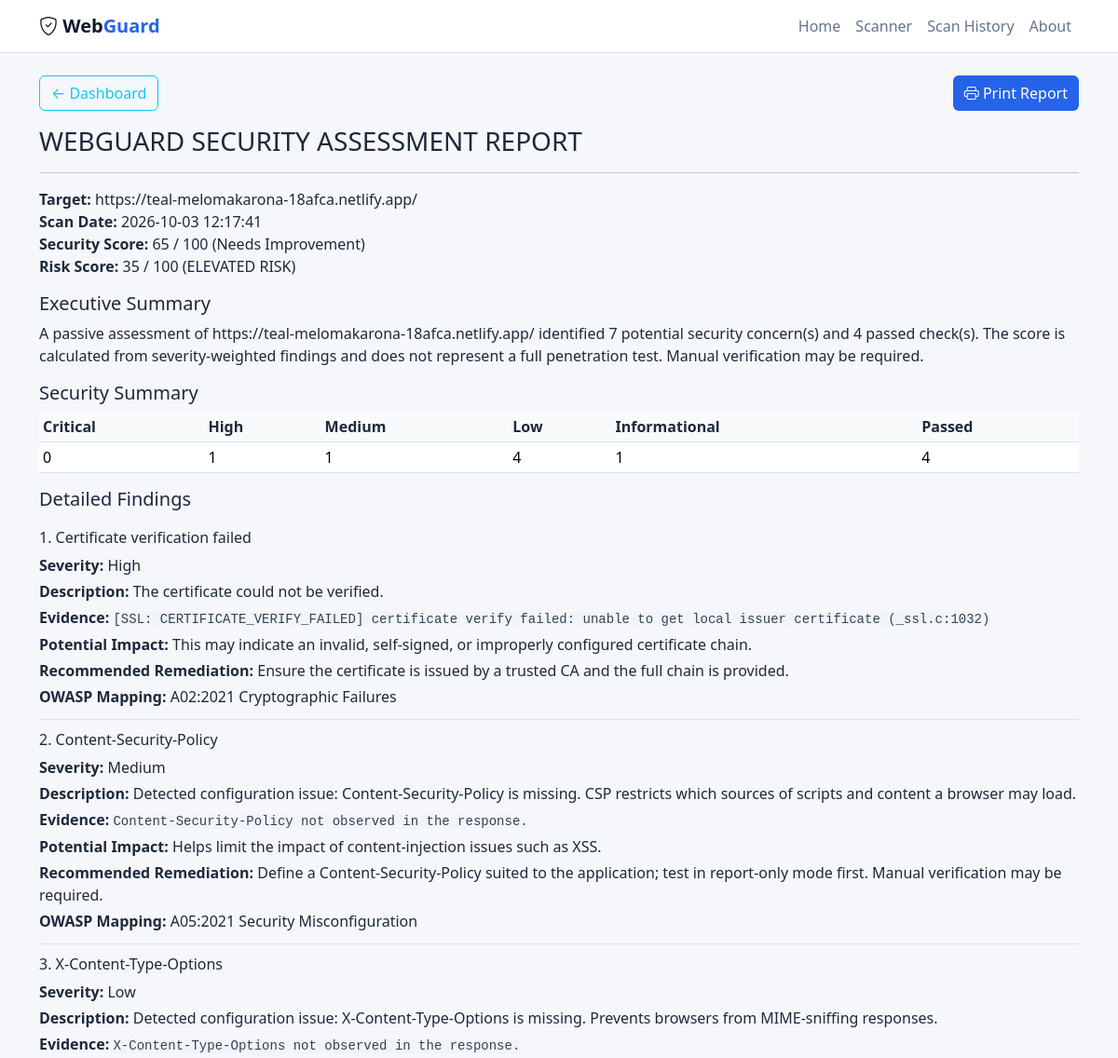
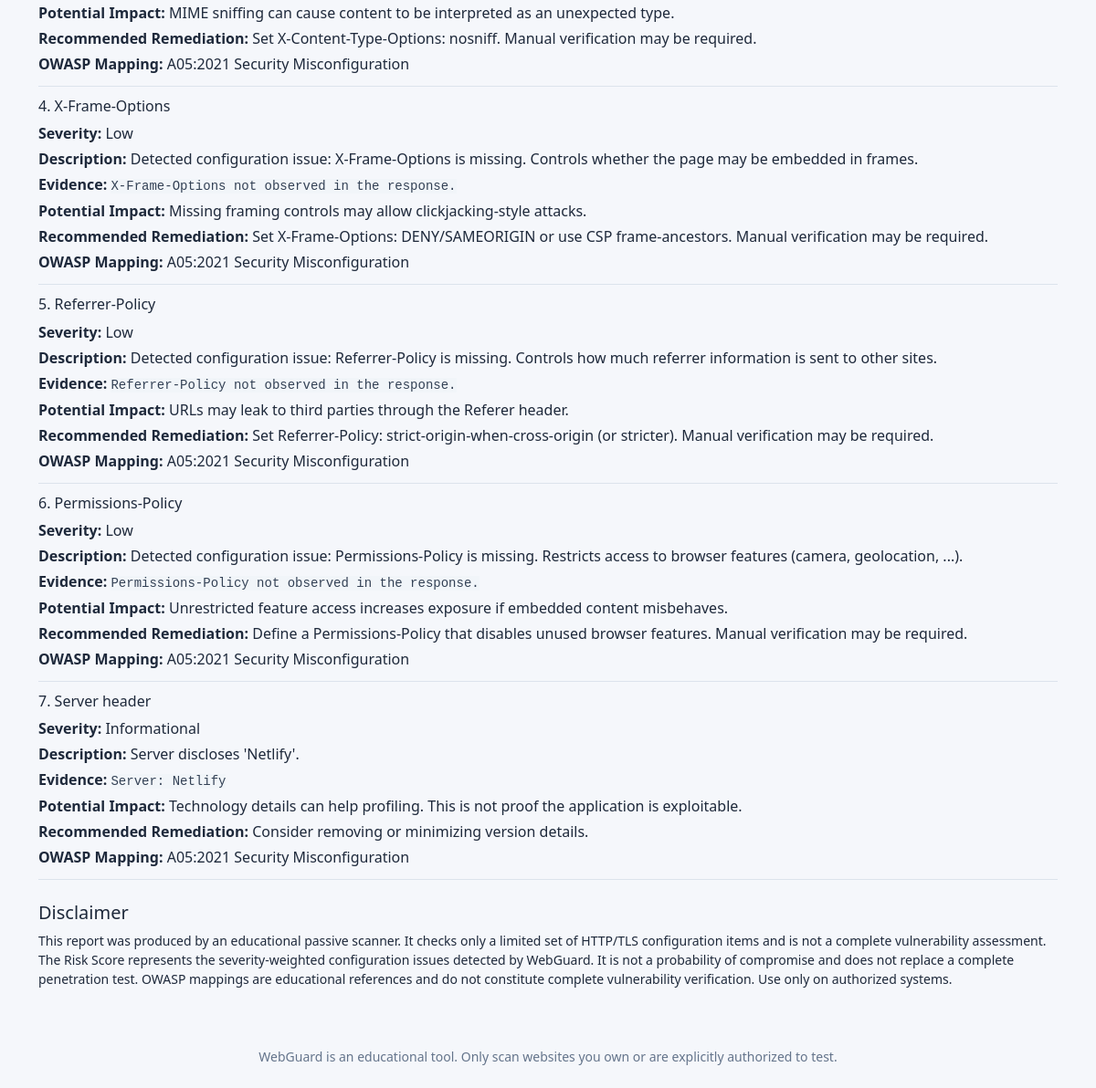
Page /report/14 on the committed database (2 pictures, top to bottom).
### tables this page shows
CREATE TABLE scans (
            scan_id INTEGER PRIMARY KEY AUTOINCREMENT, target_url TEXT NOT NULL, scan_date TEXT NOT NULL,
            security_score INTEGER, total_findings INTEGER, critical_count INTEGER, high_count INTEGER,
            medium_count INTEGER, low_count INTEGER, result_json TEXT NOT NULL);

### app.py (the view)
@app.route("/report/<int:scan_id>")
def report(scan_id):
    return render_template("report.html", scan=_scan_or_404(scan_id))

### app.py (called while the page is built)
def _scan_or_404(scan_id):
    scan = db.get_scan(scan_id)
    if not scan:
        abort(404)
    return scan

### models/database.py (called while the page is built, shortened)
def _conn():
    os.makedirs(os.path.dirname(config.DATABASE), exist_ok=True)
    c = sqlite3.connect(config.DATABASE)
    c.row_factory = sqlite3.Row
    return c

def get_scan(scan_id):
    with _conn() as c:
        row = c.execute("SELECT * FROM scans WHERE scan_id=?", (scan_id,)).fetchone()
    if not row: return None
    data = json.loads(row["result_json"])
    s = data.get("summary", {})
    return {"scan_id": row["scan_id"], "scan_date": row["scan_date"], **data}

### templates/report.html
{% extends "base.html" %}{% block title %}Report - WebGuard{% endblock %}{% block content %}{% set s = scan.summary %}
<div class="report">
<div class="d-flex justify-content-between no-print mb-3"><a href="{{ url_for('dashboard', scan_id=scan.scan_id) }}" class="btn btn-outline-info">&larr; Dashboard</a>
<button class="btn btn-wg" onclick="window.print()"><i class="bi bi-printer"></i> Print Report</button></div>
<h1 class="h3">WEBGUARD SECURITY ASSESSMENT REPORT</h1><hr>
<p><b>Target:</b> {{ scan.target_url }}<br><b>Scan Date:</b> {{ scan.scan_date }}<br><b>Security Score:</b> {{ s.score }} / 100 ({{ s.rating }})<br><b>Risk Score:</b> {{ s.risk_score }} / 100 ({{ s.risk_level }})</p>
<h2 class="h5">Executive Summary</h2>
<p>A passive assessment of {{ scan.target_url }} identified {{ s.total_findings }} potential security concern(s) and {{ s.passed }} passed check(s). The score is calculated from severity-weighted findings and does not represent a full penetration test. Manual verification may be required.</p>
<h2 class="h5">Security Summary</h2>
<table class="table table-sm"><tr><th>Critical</th><th>High</th><th>Medium</th><th>Low</th><th>Informational</th><th>Passed</th></tr>
<tr><td>{{ s.critical }}</td><td>{{ s.high }}</td><td>{{ s.medium }}</td><td>{{ s.low }}</td><td>{{ s.info }}</td><td>{{ s.passed }}</td></tr></table>
<h2 class="h5">Detailed Findings</h2>
{% for f in scan.findings if f.severity != "Pass" %}
<div class="rep-f"><h3 class="h6">{{ loop.index }}. {{ f.name }}</h3>
<p class="mb-1"><b>Severity:</b> {{ f.severity }}</p><p class="mb-1"><b>Description:</b> {{ f.description }}</p>
<p class="mb-1"><b>Evidence:</b> <code>{{ f.evidence }}</code></p><p class="mb-1"><b>Potential Impact:</b> {{ f.why }}</p>
<p class="mb-1"><b>Recommended Remediation:</b> {{ f.recommendation }}</p><p class="mb-0"><b>OWASP Mapping:</b> {{ f.owasp or "N/A" }}</p></div>
{% else %}<p>No issues detected by the implemented checks.</p>{% endfor %}
<h2 class="h5 mt-4">Disclaimer</h2>
<p class="small">This report was produced by an educational passive scanner. It checks only a limited set of HTTP/TLS configuration items and is not a complete vulnerability assessment. The Risk Score represents the severity-weighted configuration issues detected by WebGuard. It is not a probability of compromise and does not replace a complete penetration test. OWASP mappings are educational references and do not constitute complete vulnerability verification. Use only on authorized systems.</p>
</div>{% endblock %}

### static/css/style.css (style rules this page uses)
:root { --bg:#F5F7FB;--panel:#FFFFFF;--line:#DCE3EC;--text-primary:#1E293B;--text-secondary:#64748B;--blue-primary:#2563EB;--accent:#0891B2;--pass:#16A34A;--warn:#CA8A04;--high:#EA580C;--crit:#DC2626;--soft-blue:#EFF6FF;--code-bg:#F1F5F9;--code-text:#334155 }
body { background:var(--bg);color:var(--text-primary);min-height:100vh }
.btn-wg { background:var(--blue-primary);color:#fff;border:0 }
.rep-f { border-bottom:1px solid var(--line);padding:.75rem 0 }
code, pre { background: var(--code-bg); color: var(--code-text); }
.table { color: var(--text-primary); border-color: var(--line); }
.table th { background: #F8FAFC; color: var(--text-primary); border-bottom-color: var(--line); }
.table td { border-color: var(--line); }

### rows in the picture
scans: target_url "https://teal-melomakarona-18afca.netlify.app/", scan_date "2026-10-03 12:17:41"

### other values in the picture
{{ s.score }} "65"
{{ s.rating }} "Needs Improvement"
{{ s.risk_score }} "35"
{{ s.risk_level }} "ELEVATED RISK"
{{ s.total_findings }} "7"
{{ s.passed }} "4"
{{ s.critical }} "0"
{{ s.high }} "1"
{{ s.medium }} "1"
{{ s.low }} "4"
{{ s.info }} "1"
{{ f.name }} "Certificate verification failed" "Content-Security-Policy" "X-Content-Type-Options" "X-Frame-Options" "Referrer-Policy" "Permissions-Policy" "Server header"
{{ f.severity }} "High" "Medium" "Low" "Low" "Low" "Low" "Informational"
{{ f.description }} "The certificate could not be verified." "Detected configuration issue: Content-Security-Policy is missing. CSP restricts which sources of scripts and content a browser may load." "Detected configuration issue: X-Content-Type-Options is missing. Prevents browsers from MIME-sniffing responses." "Detected configuration issue: X-Frame-Options is missing. Controls whether the page may be embedded in frames." "Detected configuration issue: Referrer-Policy is missing. Controls how much referrer information is sent to other sites." "Detected configuration issue: Permissions-Policy is missing. Restricts access to browser features (camera, geolocation, ...)." "Server discloses 'Netlify'."
{{ f.evidence }} "[SSL: CERTIFICATE_VERIFY_FAILED] certificate verify failed: unable to get local issuer certificate (_ssl.c:1032)" "Content-Security-Policy not observed in the response." "X-Content-Type-Options not observed in the response." "X-Frame-Options not observed in the response." "Referrer-Policy not observed in the response." "Permissions-Policy not observed in the response." "Server: Netlify"
